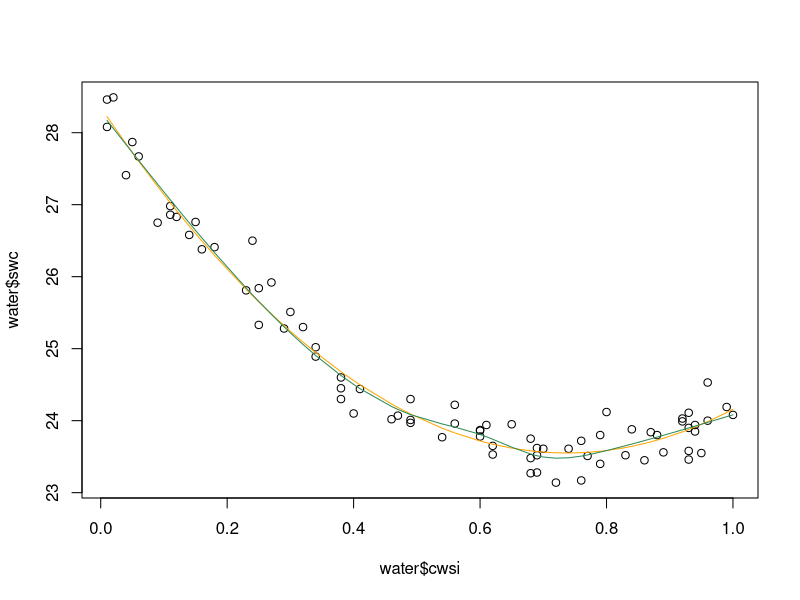

Write R code to recreate this figure.
# read in the data
water = read.table('AgricultureWater.txt',header=T)


# Polynomial regression
library(splines)


## Splines (and basis function expansions)
# To use splines, you will need the `splines` library in R.  
# All basis function expansions are done within R formulas (so I hope you are comfortable with them by now).  
# For example, to fit a B-spline you would specify the formula `lm(y~bs(x, df=))` where `x` is the 
# variable you want a spline in.

# - `poly(var_name, degree=)` - creates a `degree` polynomial in `var_name`
# - `bs(var_name, df=, degree=, knots=)` - creates a `degree` B-spline in the variable `var_name` with `df` degrees of freedom.  Altneratively, you can use the `knots` argument to specify where the knots are put.  If you only give the `df` then it will put the knots equally spaced.
# - `ns(var_name, df=, degree=, knots=)` - create a `degree` natural spline in the variable `var_name` with `df` degrees of freedom or `knots`.
# - `I()` - this is for special use within formulas where you can put any function you want.  For example, if I put `y~I(x>10)` it will set up a step function at the point 10.  Likewise, `y~I(x^2)` will put a squared term for `x` (although `poly()` above is a better way to do polynomial regression).  So, anytime you alter a variable within a formula, make sure you use `I()`.

model1 = lm(swc ~ poly(cwsi, degree = 2),data=water)
model2 = lm(swc ~ ns(water$cwsi, knots=c(0.5, 0.6, 0.7, 0.8)), data=water)

plot(water$cwsi, water$swc)
lines(water$cwsi[order(water$cwsi)], model1$fitted.values[order(water$cwsi)],col='orange')
lines(water$cwsi[order(water$cwsi)], model2$fitted.values[order(water$cwsi)],col='seagreen')

summary(model2)
